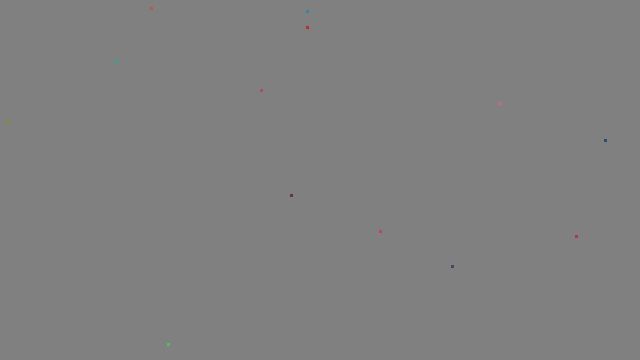
Frame 1 (no input)
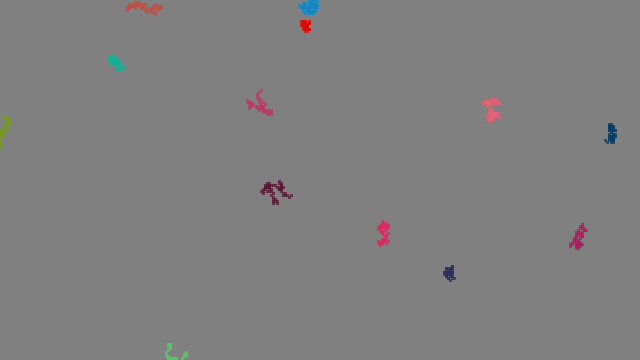
Frame 60 (the mouse pressed at the canvas centre just before this capture)
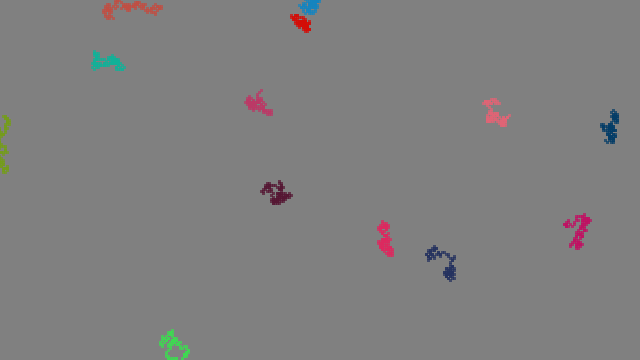
Frame 120 (the mouse held since frame 60 and released just before this capture)

The Processing sketch that drew these frames (run headless with seeded random() and noise(); from frame 60 on, the mouse is pressed at the canvas centre):

// Processing sketch: walker1
// ── walker1.pde
Walker[] walkers;

void setup() {
  size(640,360);
  walkers = new Walker[floor(random(20)) + 1];
  for(int i = 0; i < walkers.length; i++) {
    walkers[i] = new Walker("w" + i);
  }
  background(128);
}

void draw() {
  for(int i = 0; i < walkers.length; i++) {
    walkers[i].step();
    walkers[i].display();
  }
}

class Walker {
  int stepInc = 2;
  String name;
  PVector position;
  color walkerColor;
  
  Walker(String name) {
    this.name = name;
    position = new PVector(floor(random(width)), floor(random(height)));
    walkerColor = color(random(255), random(255), random(255));
  }
  
  void display() {
    System.out.println(name + "@(" + position.x +"," + position.y + ")");
    stroke(walkerColor);
    point(position.x, position.y);
    
    point(position.x - 1, position.y - 1);
    point(position.x, position.y - 1);
    point(position.x + 1, position.y - 1);
    point(position.x - 1, position.y);
    point(position.x + 1, position.y);
    point(position.x - 1, position.y + 1);
    point(position.x, position.y + 1);
    point(position.x + 1, position.y + 1);
  }
  
  void step() {
    int choice = int(floor(random(8)));
    if (choice == 0) {  //NW
      position.x -= stepInc;
      position.y -= stepInc;
    } else if (choice == 1) {  //N
      position.y -= stepInc;
    } else if (choice == 2) {  //NE
      position.x += stepInc;
      position.y -= stepInc;
    } else if (choice == 3) {  //W
      position.x -= stepInc;
    } else if (choice == 4) {  //E
      position.x += stepInc;
    } else if (choice == 5) {  //SW
      position.x -= stepInc;
      position.y += stepInc;
    } else if (choice == 6) {  //S
      position.y += stepInc;
    } else if (choice == 7) {  //SE
      position.x += stepInc;
      position.y += stepInc;
    }
  }  
}
